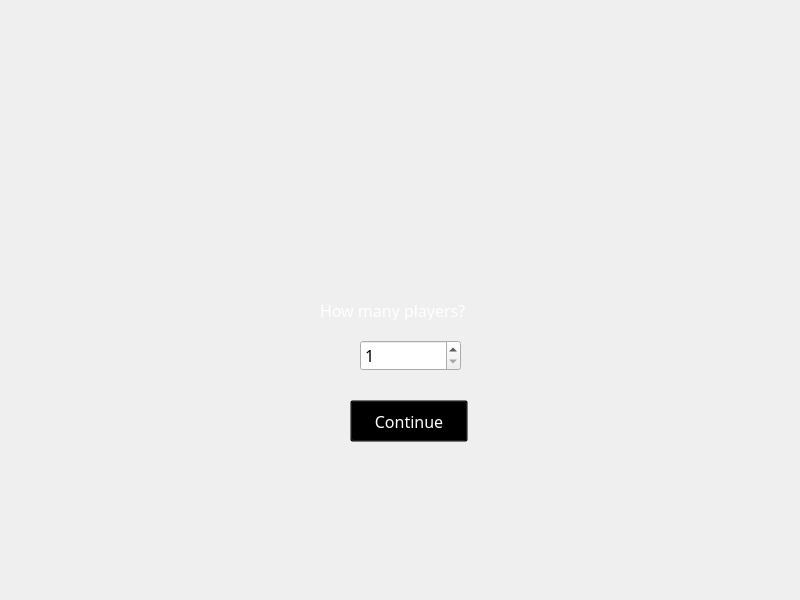
<?xml version="1.0" encoding="UTF-8"?>
<ui version="4.0">
 <class>MainWindow</class>
 <widget class="QMainWindow" name="MainWindow">
  <property name="geometry">
   <rect>
    <x>0</x>
    <y>0</y>
    <width>800</width>
    <height>600</height>
   </rect>
  </property>
  <property name="maximumSize">
   <size>
    <width>800</width>
    <height>600</height>
   </size>
  </property>
  <property name="windowTitle">
   <string>MainWindow</string>
  </property>
  <property name="styleSheet">
   <string notr="true"/>
  </property>
  <widget class="QWidget" name="centralwidget">
   <property name="styleSheet">
    <string notr="true"/>
   </property>
   <widget class="QStackedWidget" name="stackedWidget">
    <property name="geometry">
     <rect>
      <x>0</x>
      <y>0</y>
      <width>800</width>
      <height>600</height>
     </rect>
    </property>
    <property name="styleSheet">
     <string notr="true">background-image: url(:/userInterface/landing);</string>
    </property>
    <property name="currentIndex">
     <number>2</number>
    </property>
    <widget class="QWidget" name="initPage">
     <widget class="QLabel" name="label">
      <property name="geometry">
       <rect>
        <x>210</x>
        <y>120</y>
        <width>377</width>
        <height>160</height>
       </rect>
      </property>
      <property name="styleSheet">
       <string notr="true">background-image: url(:/userInterface/logo);</string>
      </property>
      <property name="text">
       <string/>
      </property>
     </widget>
     <widget class="QPushButton" name="btnLogin">
      <property name="geometry">
       <rect>
        <x>220</x>
        <y>381</y>
        <width>118</width>
        <height>42</height>
       </rect>
      </property>
      <property name="palette">
       <palette>
        <active>
         <colorrole role="Button">
          <brush brushstyle="SolidPattern">
           <color alpha="0">
            <red>0</red>
            <green>0</green>
            <blue>0</blue>
           </color>
          </brush>
         </colorrole>
         <colorrole role="ButtonText">
          <brush brushstyle="SolidPattern">
           <color alpha="255">
            <red>255</red>
            <green>255</green>
            <blue>255</blue>
           </color>
          </brush>
         </colorrole>
         <colorrole role="Base">
          <brush brushstyle="SolidPattern">
           <color alpha="0">
            <red>0</red>
            <green>0</green>
            <blue>0</blue>
           </color>
          </brush>
         </colorrole>
         <colorrole role="Window">
          <brush brushstyle="SolidPattern">
           <color alpha="0">
            <red>0</red>
            <green>0</green>
            <blue>0</blue>
           </color>
          </brush>
         </colorrole>
        </active>
        <inactive>
         <colorrole role="Button">
          <brush brushstyle="SolidPattern">
           <color alpha="0">
            <red>0</red>
            <green>0</green>
            <blue>0</blue>
           </color>
          </brush>
         </colorrole>
         <colorrole role="ButtonText">
          <brush brushstyle="SolidPattern">
           <color alpha="255">
            <red>255</red>
            <green>255</green>
            <blue>255</blue>
           </color>
          </brush>
         </colorrole>
         <colorrole role="Base">
          <brush brushstyle="SolidPattern">
           <color alpha="0">
            <red>0</red>
            <green>0</green>
            <blue>0</blue>
           </color>
          </brush>
         </colorrole>
         <colorrole role="Window">
          <brush brushstyle="SolidPattern">
           <color alpha="0">
            <red>0</red>
            <green>0</green>
            <blue>0</blue>
           </color>
          </brush>
         </colorrole>
        </inactive>
        <disabled>
         <colorrole role="Button">
          <brush brushstyle="SolidPattern">
           <color alpha="0">
            <red>0</red>
            <green>0</green>
            <blue>0</blue>
           </color>
          </brush>
         </colorrole>
         <colorrole role="ButtonText">
          <brush brushstyle="SolidPattern">
           <color alpha="255">
            <red>120</red>
            <green>120</green>
            <blue>120</blue>
           </color>
          </brush>
         </colorrole>
         <colorrole role="Base">
          <brush brushstyle="SolidPattern">
           <color alpha="0">
            <red>0</red>
            <green>0</green>
            <blue>0</blue>
           </color>
          </brush>
         </colorrole>
         <colorrole role="Window">
          <brush brushstyle="SolidPattern">
           <color alpha="0">
            <red>0</red>
            <green>0</green>
            <blue>0</blue>
           </color>
          </brush>
         </colorrole>
        </disabled>
       </palette>
      </property>
      <property name="font">
       <font>
        <family>Snap ITC</family>
        <pointsize>12</pointsize>
       </font>
      </property>
      <property name="styleSheet">
       <string notr="true">background-image: url(:/userInterface/boton1);
background-color: transparent;</string>
      </property>
      <property name="text">
       <string>Login</string>
      </property>
     </widget>
     <widget class="QPushButton" name="btnNewGame">
      <property name="geometry">
       <rect>
        <x>460</x>
        <y>380</y>
        <width>118</width>
        <height>42</height>
       </rect>
      </property>
      <property name="palette">
       <palette>
        <active>
         <colorrole role="Button">
          <brush brushstyle="SolidPattern">
           <color alpha="0">
            <red>0</red>
            <green>0</green>
            <blue>0</blue>
           </color>
          </brush>
         </colorrole>
         <colorrole role="ButtonText">
          <brush brushstyle="SolidPattern">
           <color alpha="255">
            <red>255</red>
            <green>255</green>
            <blue>255</blue>
           </color>
          </brush>
         </colorrole>
         <colorrole role="Base">
          <brush brushstyle="SolidPattern">
           <color alpha="0">
            <red>0</red>
            <green>0</green>
            <blue>0</blue>
           </color>
          </brush>
         </colorrole>
         <colorrole role="Window">
          <brush brushstyle="SolidPattern">
           <color alpha="0">
            <red>0</red>
            <green>0</green>
            <blue>0</blue>
           </color>
          </brush>
         </colorrole>
        </active>
        <inactive>
         <colorrole role="Button">
          <brush brushstyle="SolidPattern">
           <color alpha="0">
            <red>0</red>
            <green>0</green>
            <blue>0</blue>
           </color>
          </brush>
         </colorrole>
         <colorrole role="ButtonText">
          <brush brushstyle="SolidPattern">
           <color alpha="255">
            <red>255</red>
            <green>255</green>
            <blue>255</blue>
           </color>
          </brush>
         </colorrole>
         <colorrole role="Base">
          <brush brushstyle="SolidPattern">
           <color alpha="0">
            <red>0</red>
            <green>0</green>
            <blue>0</blue>
           </color>
          </brush>
         </colorrole>
         <colorrole role="Window">
          <brush brushstyle="SolidPattern">
           <color alpha="0">
            <red>0</red>
            <green>0</green>
            <blue>0</blue>
           </color>
          </brush>
         </colorrole>
        </inactive>
        <disabled>
         <colorrole role="Button">
          <brush brushstyle="SolidPattern">
           <color alpha="0">
            <red>0</red>
            <green>0</green>
            <blue>0</blue>
           </color>
          </brush>
         </colorrole>
         <colorrole role="ButtonText">
          <brush brushstyle="SolidPattern">
           <color alpha="255">
            <red>120</red>
            <green>120</green>
            <blue>120</blue>
           </color>
          </brush>
         </colorrole>
         <colorrole role="Base">
          <brush brushstyle="SolidPattern">
           <color alpha="0">
            <red>0</red>
            <green>0</green>
            <blue>0</blue>
           </color>
          </brush>
         </colorrole>
         <colorrole role="Window">
          <brush brushstyle="SolidPattern">
           <color alpha="0">
            <red>0</red>
            <green>0</green>
            <blue>0</blue>
           </color>
          </brush>
         </colorrole>
        </disabled>
       </palette>
      </property>
      <property name="font">
       <font>
        <family>Snap ITC</family>
        <pointsize>12</pointsize>
       </font>
      </property>
      <property name="styleSheet">
       <string notr="true">background-image: url(:/userInterface/boton1);
background-color: transparent;</string>
      </property>
      <property name="text">
       <string>New Game</string>
      </property>
     </widget>
    </widget>
    <widget class="QWidget" name="loginPage">
     <widget class="QLabel" name="label_2">
      <property name="geometry">
       <rect>
        <x>210</x>
        <y>120</y>
        <width>377</width>
        <height>160</height>
       </rect>
      </property>
      <property name="styleSheet">
       <string notr="true">background-image: url(:/userInterface/logo);</string>
      </property>
      <property name="text">
       <string/>
      </property>
     </widget>
     <widget class="QLabel" name="label_3">
      <property name="geometry">
       <rect>
        <x>230</x>
        <y>310</y>
        <width>151</width>
        <height>31</height>
       </rect>
      </property>
      <property name="palette">
       <palette>
        <active>
         <colorrole role="WindowText">
          <brush brushstyle="SolidPattern">
           <color alpha="255">
            <red>255</red>
            <green>255</green>
            <blue>255</blue>
           </color>
          </brush>
         </colorrole>
        </active>
        <inactive>
         <colorrole role="WindowText">
          <brush brushstyle="SolidPattern">
           <color alpha="255">
            <red>255</red>
            <green>255</green>
            <blue>255</blue>
           </color>
          </brush>
         </colorrole>
        </inactive>
        <disabled>
         <colorrole role="WindowText">
          <brush brushstyle="SolidPattern">
           <color alpha="255">
            <red>120</red>
            <green>120</green>
            <blue>120</blue>
           </color>
          </brush>
         </colorrole>
        </disabled>
       </palette>
      </property>
      <property name="font">
       <font>
        <family>Snap ITC</family>
        <pointsize>10</pointsize>
       </font>
      </property>
      <property name="styleSheet">
       <string notr="true">background-image: url(:/userInterface/bkg_login);</string>
      </property>
      <property name="text">
       <string>User:</string>
      </property>
      <property name="alignment">
       <set>Qt::AlignCenter</set>
      </property>
     </widget>
     <widget class="QLabel" name="label_4">
      <property name="geometry">
       <rect>
        <x>210</x>
        <y>360</y>
        <width>151</width>
        <height>31</height>
       </rect>
      </property>
      <property name="palette">
       <palette>
        <active>
         <colorrole role="WindowText">
          <brush brushstyle="SolidPattern">
           <color alpha="255">
            <red>255</red>
            <green>255</green>
            <blue>255</blue>
           </color>
          </brush>
         </colorrole>
        </active>
        <inactive>
         <colorrole role="WindowText">
          <brush brushstyle="SolidPattern">
           <color alpha="255">
            <red>255</red>
            <green>255</green>
            <blue>255</blue>
           </color>
          </brush>
         </colorrole>
        </inactive>
        <disabled>
         <colorrole role="WindowText">
          <brush brushstyle="SolidPattern">
           <color alpha="255">
            <red>120</red>
            <green>120</green>
            <blue>120</blue>
           </color>
          </brush>
         </colorrole>
        </disabled>
       </palette>
      </property>
      <property name="font">
       <font>
        <family>Snap ITC</family>
        <pointsize>10</pointsize>
       </font>
      </property>
      <property name="styleSheet">
       <string notr="true">background-image: url(:/userInterface/bkg_login);</string>
      </property>
      <property name="text">
       <string>Password:</string>
      </property>
      <property name="alignment">
       <set>Qt::AlignCenter</set>
      </property>
     </widget>
     <widget class="QLineEdit" name="txtUser">
      <property name="geometry">
       <rect>
        <x>390</x>
        <y>310</y>
        <width>171</width>
        <height>31</height>
       </rect>
      </property>
      <property name="font">
       <font>
        <family>Snap ITC</family>
        <pointsize>12</pointsize>
       </font>
      </property>
      <property name="styleSheet">
       <string notr="true">background-image: url(:/userInterface/transparent);</string>
      </property>
     </widget>
     <widget class="QLineEdit" name="txtPass">
      <property name="geometry">
       <rect>
        <x>390</x>
        <y>360</y>
        <width>171</width>
        <height>31</height>
       </rect>
      </property>
      <property name="font">
       <font>
        <family>Snap ITC</family>
        <pointsize>12</pointsize>
       </font>
      </property>
      <property name="styleSheet">
       <string notr="true">background-image: url(:/userInterface/transparent);</string>
      </property>
     </widget>
     <widget class="QPushButton" name="btnNewGame_2">
      <property name="geometry">
       <rect>
        <x>340</x>
        <y>420</y>
        <width>118</width>
        <height>42</height>
       </rect>
      </property>
      <property name="palette">
       <palette>
        <active>
         <colorrole role="Button">
          <brush brushstyle="SolidPattern">
           <color alpha="0">
            <red>0</red>
            <green>0</green>
            <blue>0</blue>
           </color>
          </brush>
         </colorrole>
         <colorrole role="ButtonText">
          <brush brushstyle="SolidPattern">
           <color alpha="255">
            <red>255</red>
            <green>255</green>
            <blue>255</blue>
           </color>
          </brush>
         </colorrole>
         <colorrole role="Base">
          <brush brushstyle="SolidPattern">
           <color alpha="0">
            <red>0</red>
            <green>0</green>
            <blue>0</blue>
           </color>
          </brush>
         </colorrole>
         <colorrole role="Window">
          <brush brushstyle="SolidPattern">
           <color alpha="0">
            <red>0</red>
            <green>0</green>
            <blue>0</blue>
           </color>
          </brush>
         </colorrole>
        </active>
        <inactive>
         <colorrole role="Button">
          <brush brushstyle="SolidPattern">
           <color alpha="0">
            <red>0</red>
            <green>0</green>
            <blue>0</blue>
           </color>
          </brush>
         </colorrole>
         <colorrole role="ButtonText">
          <brush brushstyle="SolidPattern">
           <color alpha="255">
            <red>255</red>
            <green>255</green>
            <blue>255</blue>
           </color>
          </brush>
         </colorrole>
         <colorrole role="Base">
          <brush brushstyle="SolidPattern">
           <color alpha="0">
            <red>0</red>
            <green>0</green>
            <blue>0</blue>
           </color>
          </brush>
         </colorrole>
         <colorrole role="Window">
          <brush brushstyle="SolidPattern">
           <color alpha="0">
            <red>0</red>
            <green>0</green>
            <blue>0</blue>
           </color>
          </brush>
         </colorrole>
        </inactive>
        <disabled>
         <colorrole role="Button">
          <brush brushstyle="SolidPattern">
           <color alpha="0">
            <red>0</red>
            <green>0</green>
            <blue>0</blue>
           </color>
          </brush>
         </colorrole>
         <colorrole role="ButtonText">
          <brush brushstyle="SolidPattern">
           <color alpha="255">
            <red>120</red>
            <green>120</green>
            <blue>120</blue>
           </color>
          </brush>
         </colorrole>
         <colorrole role="Base">
          <brush brushstyle="SolidPattern">
           <color alpha="0">
            <red>0</red>
            <green>0</green>
            <blue>0</blue>
           </color>
          </brush>
         </colorrole>
         <colorrole role="Window">
          <brush brushstyle="SolidPattern">
           <color alpha="0">
            <red>0</red>
            <green>0</green>
            <blue>0</blue>
           </color>
          </brush>
         </colorrole>
        </disabled>
       </palette>
      </property>
      <property name="font">
       <font>
        <family>Snap ITC</family>
        <pointsize>12</pointsize>
       </font>
      </property>
      <property name="styleSheet">
       <string notr="true">background-image: url(:/userInterface/boton1);
background-color: transparent;</string>
      </property>
      <property name="text">
       <string>Login</string>
      </property>
     </widget>
    </widget>
    <widget class="QWidget" name="page">
     <widget class="QLabel" name="label_5">
      <property name="geometry">
       <rect>
        <x>210</x>
        <y>120</y>
        <width>377</width>
        <height>160</height>
       </rect>
      </property>
      <property name="styleSheet">
       <string notr="true">background-image: url(:/userInterface/logo);</string>
      </property>
      <property name="text">
       <string/>
      </property>
     </widget>
     <widget class="QSpinBox" name="spinBox">
      <property name="geometry">
       <rect>
        <x>360</x>
        <y>340</y>
        <width>101</width>
        <height>31</height>
       </rect>
      </property>
      <property name="font">
       <font>
        <family>Snap ITC</family>
        <pointsize>12</pointsize>
       </font>
      </property>
      <property name="styleSheet">
       <string notr="true">background-image: url(:/userInterface/transparent);</string>
      </property>
      <property name="minimum">
       <number>1</number>
      </property>
      <property name="maximum">
       <number>2</number>
      </property>
      <property name="value">
       <number>1</number>
      </property>
     </widget>
     <widget class="QLabel" name="label_6">
      <property name="geometry">
       <rect>
        <x>320</x>
        <y>300</y>
        <width>191</width>
        <height>20</height>
       </rect>
      </property>
      <property name="palette">
       <palette>
        <active>
         <colorrole role="WindowText">
          <brush brushstyle="SolidPattern">
           <color alpha="255">
            <red>255</red>
            <green>255</green>
            <blue>255</blue>
           </color>
          </brush>
         </colorrole>
        </active>
        <inactive>
         <colorrole role="WindowText">
          <brush brushstyle="SolidPattern">
           <color alpha="255">
            <red>255</red>
            <green>255</green>
            <blue>255</blue>
           </color>
          </brush>
         </colorrole>
        </inactive>
        <disabled>
         <colorrole role="WindowText">
          <brush brushstyle="SolidPattern">
           <color alpha="255">
            <red>120</red>
            <green>120</green>
            <blue>120</blue>
           </color>
          </brush>
         </colorrole>
        </disabled>
       </palette>
      </property>
      <property name="font">
       <font>
        <family>Snap ITC</family>
        <pointsize>12</pointsize>
       </font>
      </property>
      <property name="styleSheet">
       <string notr="true">background-image: url(:/userInterface/bkg_login);</string>
      </property>
      <property name="text">
       <string>How many players?</string>
      </property>
     </widget>
     <widget class="QPushButton" name="btnNewGame_3">
      <property name="geometry">
       <rect>
        <x>350</x>
        <y>400</y>
        <width>118</width>
        <height>42</height>
       </rect>
      </property>
      <property name="palette">
       <palette>
        <active>
         <colorrole role="Button">
          <brush brushstyle="SolidPattern">
           <color alpha="0">
            <red>0</red>
            <green>0</green>
            <blue>0</blue>
           </color>
          </brush>
         </colorrole>
         <colorrole role="ButtonText">
          <brush brushstyle="SolidPattern">
           <color alpha="255">
            <red>255</red>
            <green>255</green>
            <blue>255</blue>
           </color>
          </brush>
         </colorrole>
         <colorrole role="Base">
          <brush brushstyle="SolidPattern">
           <color alpha="0">
            <red>0</red>
            <green>0</green>
            <blue>0</blue>
           </color>
          </brush>
         </colorrole>
         <colorrole role="Window">
          <brush brushstyle="SolidPattern">
           <color alpha="0">
            <red>0</red>
            <green>0</green>
            <blue>0</blue>
           </color>
          </brush>
         </colorrole>
        </active>
        <inactive>
         <colorrole role="Button">
          <brush brushstyle="SolidPattern">
           <color alpha="0">
            <red>0</red>
            <green>0</green>
            <blue>0</blue>
           </color>
          </brush>
         </colorrole>
         <colorrole role="ButtonText">
          <brush brushstyle="SolidPattern">
           <color alpha="255">
            <red>255</red>
            <green>255</green>
            <blue>255</blue>
           </color>
          </brush>
         </colorrole>
         <colorrole role="Base">
          <brush brushstyle="SolidPattern">
           <color alpha="0">
            <red>0</red>
            <green>0</green>
            <blue>0</blue>
           </color>
          </brush>
         </colorrole>
         <colorrole role="Window">
          <brush brushstyle="SolidPattern">
           <color alpha="0">
            <red>0</red>
            <green>0</green>
            <blue>0</blue>
           </color>
          </brush>
         </colorrole>
        </inactive>
        <disabled>
         <colorrole role="Button">
          <brush brushstyle="SolidPattern">
           <color alpha="0">
            <red>0</red>
            <green>0</green>
            <blue>0</blue>
           </color>
          </brush>
         </colorrole>
         <colorrole role="ButtonText">
          <brush brushstyle="SolidPattern">
           <color alpha="255">
            <red>120</red>
            <green>120</green>
            <blue>120</blue>
           </color>
          </brush>
         </colorrole>
         <colorrole role="Base">
          <brush brushstyle="SolidPattern">
           <color alpha="0">
            <red>0</red>
            <green>0</green>
            <blue>0</blue>
           </color>
          </brush>
         </colorrole>
         <colorrole role="Window">
          <brush brushstyle="SolidPattern">
           <color alpha="0">
            <red>0</red>
            <green>0</green>
            <blue>0</blue>
           </color>
          </brush>
         </colorrole>
        </disabled>
       </palette>
      </property>
      <property name="font">
       <font>
        <family>Snap ITC</family>
        <pointsize>12</pointsize>
       </font>
      </property>
      <property name="styleSheet">
       <string notr="true">background-image: url(:/userInterface/boton1);
background-color: transparent;</string>
      </property>
      <property name="text">
       <string>Continue</string>
      </property>
     </widget>
    </widget>
   </widget>
  </widget>
 </widget>
 <resources/>
 <connections/>
</ui>
